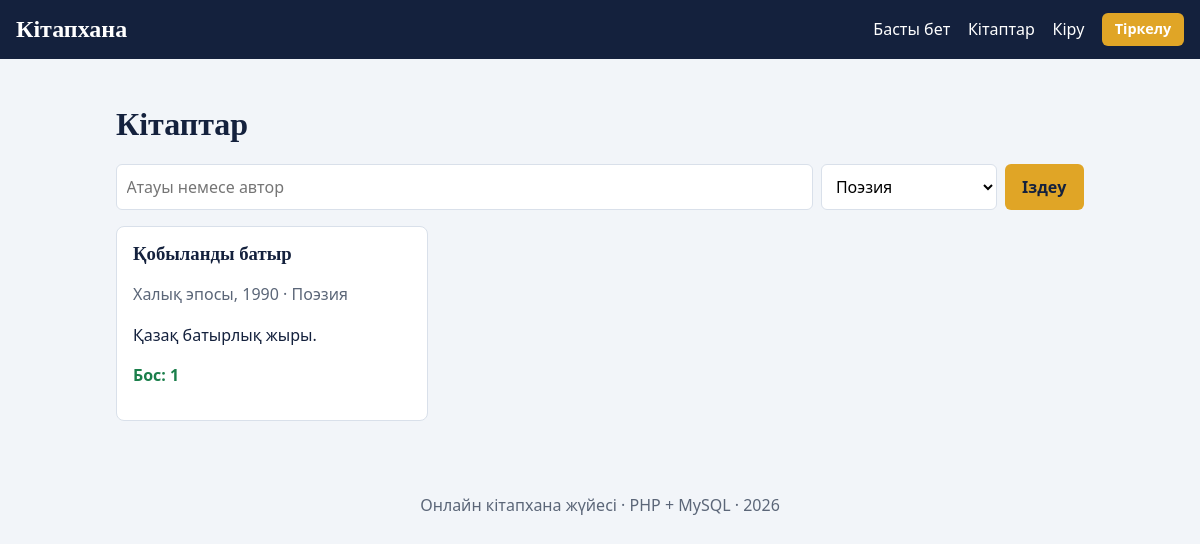
Screenshot of /books.php?cat=5 with the database file from the repository.
### tables this page shows
CREATE TABLE IF NOT EXISTS books (
  id INT AUTO_INCREMENT PRIMARY KEY,
  title VARCHAR(150) NOT NULL,
  author VARCHAR(100) NOT NULL,
  category_id INT NOT NULL,
  year SMALLINT NOT NULL,
  description TEXT,
  copies TINYINT UNSIGNED NOT NULL DEFAULT 1,
  user_id INT NULL,
  created_at TIMESTAMP DEFAULT CURRENT_TIMESTAMP,
  FOREIGN KEY (category_id) REFERENCES categories(id),
  FOREIGN KEY (user_id) REFERENCES users(id) ON DELETE SET NULL
);

CREATE TABLE IF NOT EXISTS categories (
  id INT AUTO_INCREMENT PRIMARY KEY,
  name VARCHAR(60) NOT NULL UNIQUE
);

### config.php (called while the page is built, shortened)
<?php
function e($s) { return htmlspecialchars((string)$s, ENT_QUOTES, 'UTF-8'); }

### books.php (the view, shortened to what this page needs)
<?php $title = 'Кітаптар'; require 'header.php';
$q = trim($_GET['q'] ?? ''); $cat = (int)($_GET['cat'] ?? 0);
$page = max(1, (int)($_GET['page'] ?? 1)); $per = 6;
$where = []; $p = [];
if ($cat) { $where[] = 'b.category_id = ?'; $p[] = $cat; }
$w = $where ? 'WHERE '.implode(' AND ', $where) : '';
$st = $pdo->prepare("SELECT COUNT(*) FROM books b $w"); $st->execute($p);
$total = (int)$st->fetchColumn(); $pages = max(1, (int)ceil($total / $per)); $page = min($page, $pages);
$off = ($page - 1) * $per;
$st = $pdo->prepare("SELECT b.*, c.name cat,
  b.copies - (SELECT COUNT(*) FROM loans l WHERE l.book_id=b.id AND l.returned_at IS NULL) AS free
  FROM books b JOIN categories c ON c.id=b.category_id $w ORDER BY b.id DESC LIMIT $per OFFSET $off");
$st->execute($p); $books = $st->fetchAll();
$cats = $pdo->query('SELECT * FROM categories ORDER BY name')->fetchAll();
?>
<h1>Кітаптар</h1>
<form method="get" class="filters">
  <input type="search" name="q" value="<?= e($q) ?>" placeholder="Атауы немесе автор" aria-label="Іздеу">
  <select name="cat" aria-label="Санат">
    <?php foreach ($cats as $c): ?><option value="<?= $c['id'] ?>" <?= $cat == $c['id'] ? 'selected' : '' ?>><?= e($c['name']) ?></option><?php endforeach; ?>
  </select>
  <button class="btn">Іздеу</button>
</form>
<div class="grid">
<?php foreach ($books as $b): $me = user(); $owner = $me && ($me['role'] === 'admin' || $me['id'] == $b['user_id']); ?>
  <article class="card">
    <h3><?= e($b['title']) ?></h3>
    <p class="muted"><?= e($b['author']) ?>, <?= (int)$b['year'] ?> · <?= e($b['cat']) ?></p>
    <p><?= e(mb_strimwidth($b['description'] ?? '', 0, 110, '…')) ?></p>
    <p class="<?= $b['free'] > 0 ? 'ok' : 'no' ?>"><?= $b['free'] > 0 ? 'Бос: '.(int)$b['free'] : 'Қазір қолда жоқ' ?></p>
  </article>
<?php endforeach; ?>
</div>
<?php require 'footer.php'; ?>

### style.css (style rules this page uses)
:root { --ink:#14213d;--bg:#f2f5f9;--card:#fff;--accent:#e0a526;--muted:#5b6678;--line:#d9e0ea;--ok:#1b7f4b;--no:#b3261e }
* { box-sizing:border-box }
body { margin:0;font:16px/1.55 system-ui,Segoe UI,Arial,sans-serif;background:var(--bg);color:var(--ink) }
h1,h2,h3,.brand { font-family:Georgia,"Times New Roman",serif;line-height:1.2 }
.btn { display:inline-block;background:var(--accent);color:var(--ink);border:0;border-radius:6px;padding:.6rem 1.1rem;font:inherit;font-weight:600;cursor:pointer;text-decoration:none }
.searchbar,.filters { display:flex;gap:.5rem;flex-wrap:wrap;margin:1rem 0 }
input,select,textarea { font:inherit;padding:.6rem;border:1px solid var(--line);border-radius:6px;background:#fff;width:100% }
.searchbar input,.filters input { flex:1 1 220px;width:auto }
.filters select { width:auto }
.grid { display:grid;grid-template-columns:repeat(auto-fill,minmax(260px,1fr));gap:1rem }
.card { background:var(--card);border:1px solid var(--line);border-radius:8px;padding:1rem }
.card h3 { margin:0 0 .3rem }
.muted { color:var(--muted) }
.ok { color:var(--ok);font-weight:600 }

### rows the page displays
books: title "Қобыланды батыр", author "Халық эпосы", year "1990", category.name "Поэзия", description "Қазақ батырлық жыры.", free "1"

### other values shown
form field cat "Поэзия"
